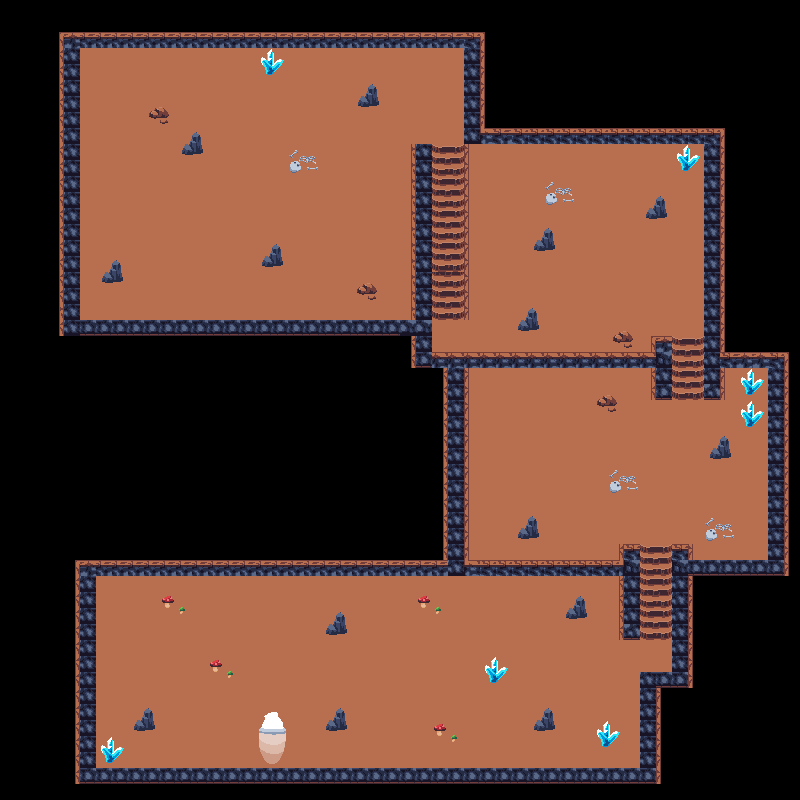

A level layout from a 2D game, rendered from its tile map. Below: a short description, then the map file with tile-grid data replaced by summaries:
An orthogonal 50x50 tile map with 16x16 px tiles, 3 tile layers (floor, stands, decors) and 60 objects (55x collision, spawn_dungeon, exit_dungeon, boss_path1, boss_path2).

<map version="1.8" tiledversion="1.8.2" orientation="orthogonal" renderorder="right-down" width="50" height="50" tilewidth="16" tileheight="16" infinite="0" nextlayerid="8" nextobjectid="66">
 <tileset firstgid="1" source="dungeon.tsx" />
 <layer id="1" name="floor" width="50" height="50">
  <data>[2500 cells, 1222 non-empty, 1 distinct tile ids]</data>
 </layer>
 <layer id="3" name="stands" width="50" height="50">
  <data>[2500 cells, 467 non-empty, 26 distinct tile ids]</data>
 </layer>
 <layer id="4" name="decors" width="50" height="50">
  <data>[2500 cells, 140 non-empty, 28 distinct tile ids]</data>
 </layer>
 <objectgroup id="6" name="objects">
  <object id="1" type="collision" x="264.424" y="244.182" width="17.2727" height="22.3636" />
  <object id="2" type="collision" x="359.303" y="279.909" width="17.2727" height="22.3636" />
  <object id="3" type="collision" x="103.303" y="261.242" width="17.2727" height="22.3636" />
  <object id="4" type="collision" x="361.303" y="84.5758" width="17.2727" height="22.3636" />
  <object id="5" type="collision" x="183.303" y="132.576" width="17.2727" height="22.3636" />
  <object id="6" type="collision" x="679.364" y="147.485" width="17.2727" height="22.3636" />
  <object id="7" type="collision" x="648.864" y="197.485" width="17.2727" height="22.3636" />
  <object id="8" type="collision" x="616.864" y="328.985" width="17.2727" height="22.3636" />
  <object id="9" type="collision" x="518.864" y="307.985" width="17.2727" height="22.3636" />
  <object id="10" type="collision" x="535.364" y="228.485" width="17.2727" height="22.3636" />
  <object id="11" type="collision" x="262.03" y="52.8182" width="17.2727" height="22.3636" />
  <object id="12" type="collision" x="149.697" y="104.152" width="17.2727" height="22.3636" />
  <object id="13" type="collision" x="486.364" y="662.818" width="17.2727" height="22.3636" />
  <object id="14" type="collision" x="568.864" y="596.818" width="17.2727" height="22.3636" />
  <object id="15" type="collision" x="519.364" y="518.318" width="17.2727" height="22.3636" />
  <object id="16" type="collision" x="711.864" y="436.318" width="17.2727" height="22.3636" />
  <object id="17" type="collision" x="596.864" y="391.818" width="17.2727" height="22.3636" />
  <object id="18" type="collision" x="741.364" y="403.318" width="17.2727" height="22.3636" />
  <object id="19" type="collision" x="740.364" y="371.818" width="17.2727" height="22.3636" />
  <object id="20" type="collision" x="134.697" y="708.152" width="17.2727" height="22.3636" />
  <object id="21" type="collision" x="327.364" y="708.318" width="17.2727" height="22.3636" />
  <object id="22" type="collision" x="327.364" y="613.318" width="17.2727" height="22.3636" />
  <object id="23" type="collision" x="597.864" y="725.318" width="17.2727" height="22.3636" />
  <object id="24" type="collision" x="537.364" y="708.318" width="17.2727" height="22.3636" />
  <object id="25" type="collision" x="102.03" y="740.152" width="17.2727" height="22.3636" />
  <object id="26" type="collision" x="206.697" y="658.818" width="29.2727" height="22.3636" />
  <object id="27" type="collision" x="158.03" y="596.152" width="29.2727" height="22.3636" />
  <object id="28" type="collision" x="430.03" y="725.485" width="29.2727" height="22.3636" />
  <object id="29" type="collision" x="412.03" y="595.485" width="29.2727" height="22.3636" />
  <object id="30" type="collision" x="703.864" y="517.318" width="29.2727" height="22.3636" />
  <object id="31" type="collision" x="607.864" y="470.318" width="29.2727" height="22.3636" />
  <object id="32" type="collision" x="283.364" y="147.818" width="29.2727" height="22.3636" />
  <object id="33" type="collision" x="540.364" y="184.818" width="29.2727" height="22.3636" />
  <object id="34" type="collision" x="60" y="32" width="423.5" height="16" />
  <object id="35" type="collision" x="58.75" y="321" width="352.5" height="16" />
  <object id="37" type="collision" x="411" y="143.5" width="21.5" height="224.5" />
  <object id="38" type="collision" x="702.25" y="144.25" width="21.5" height="254.5" />
  <object id="39" type="collision" x="651" y="335" width="21" height="65" />
  <object id="40" type="collision" x="464" y="128.5" width="260" height="15.5" />
  <object id="41" type="collision" x="464" y="143.5" width="16.5" height="178" />
  <object id="43" type="collision" x="618" y="543.5" width="23.5" height="97" />
  <object id="44" type="collision" x="670.5" y="543" width="21" height="145" />
  <object id="45" type="collision" x="640.5" y="673" width="31" height="16" />
  <object id="46" type="collision" x="640" y="689.5" width="21" height="94.5" />
  <object id="48" type="collision" x="767.5" y="351.5" width="21.5" height="224.5" />
  <object id="49" type="collision" x="724.5" y="350" width="42.5" height="18.5" />
  <object id="50" type="collision" x="690.5" y="560" width="77" height="16.5" />
  <object id="51" type="collision" x="443" y="367" width="25" height="209" />
  <object id="52" type="collision" x="432.5" y="351.5" width="218.5" height="17.5" />
  <object id="53" type="collision" x="467" y="559.5" width="151.5" height="17" />
  <object id="54" type="collision" x="75.3333" y="560" width="367.333" height="16.6667" />
  <object id="55" type="collision" x="75.3333" y="576.667" width="19.3333" height="206.667" />
  <object id="56" type="collision" x="94.6667" y="768" width="546" height="17.3333" />
  <object id="57" type="collision" x="464" y="48" width="21.3333" height="80.6667" />
  <object id="58" type="collision" x="59.3333" y="48" width="20" height="272.667" />
  <object id="59" name="spawn_dungeon" x="272.25" y="671.75">
   <point />
  </object>
  <object id="60" name="exit_dungeon" x="255.5" y="704.5" width="33" height="63" />
  <object id="61" x="255.5" y="687.5" width="33" height="32.5" />
 </objectgroup>
 <objectgroup id="7" name="NPCPaths">
  <object id="62" name="boss_path1" x="111.667" y="208.333" width="16" height="15.6667" />
  <object id="63" name="boss_path2" x="240" y="207.667" width="16.6667" height="15.6667" />
 </objectgroup>
</map>
